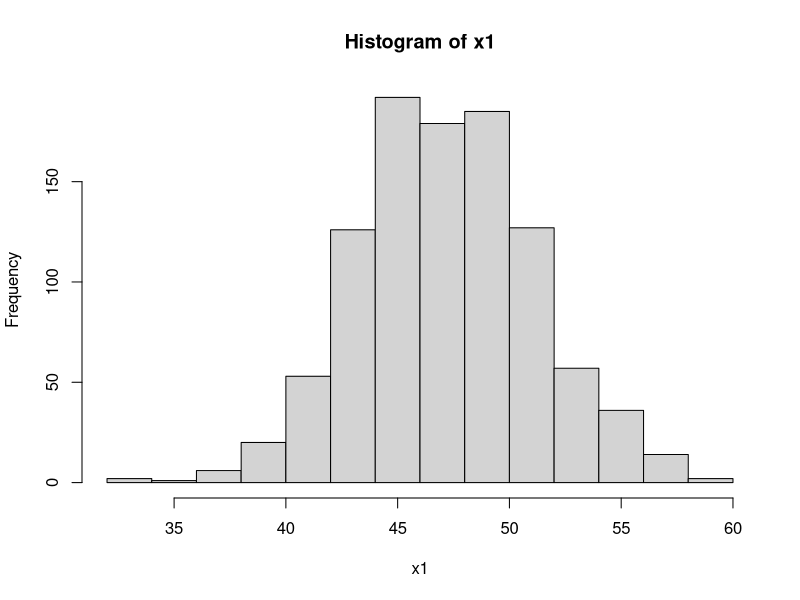
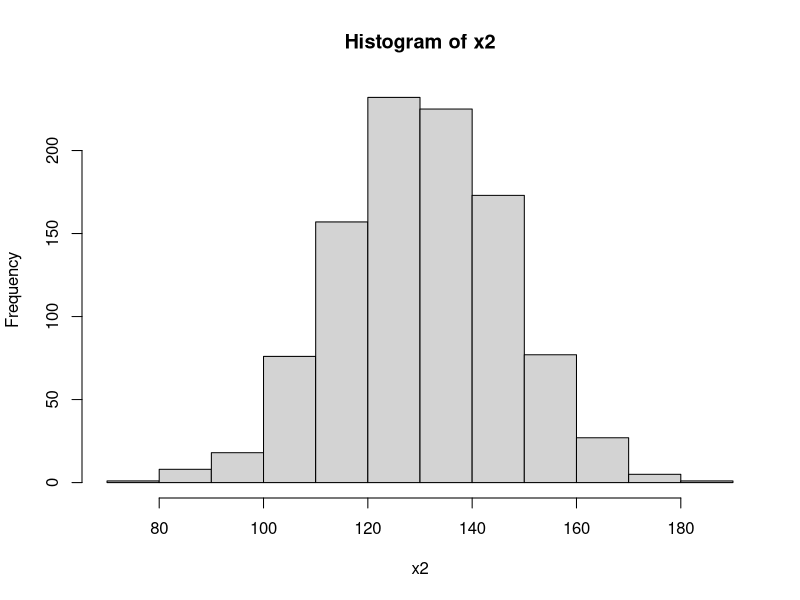
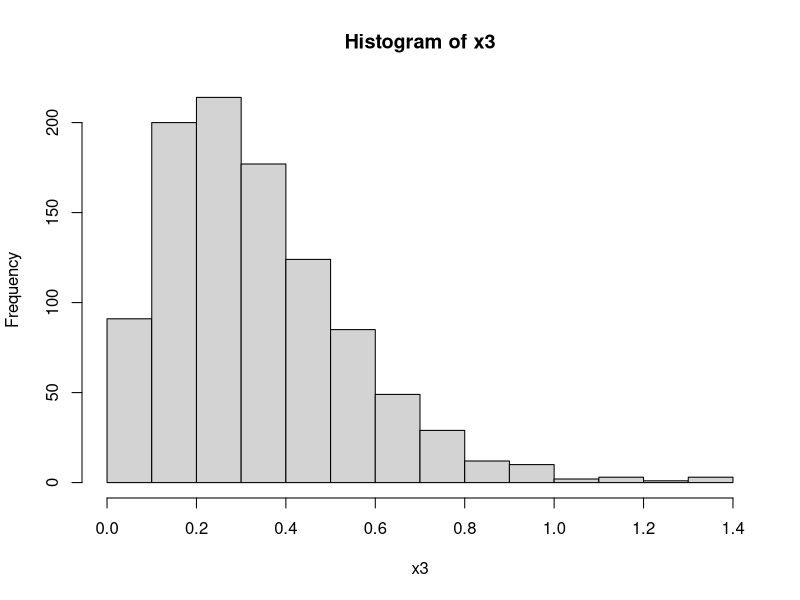
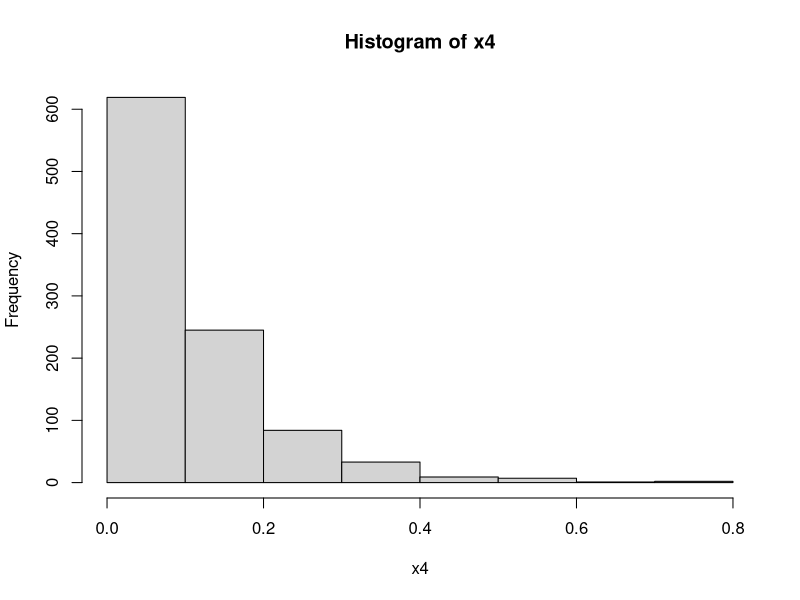
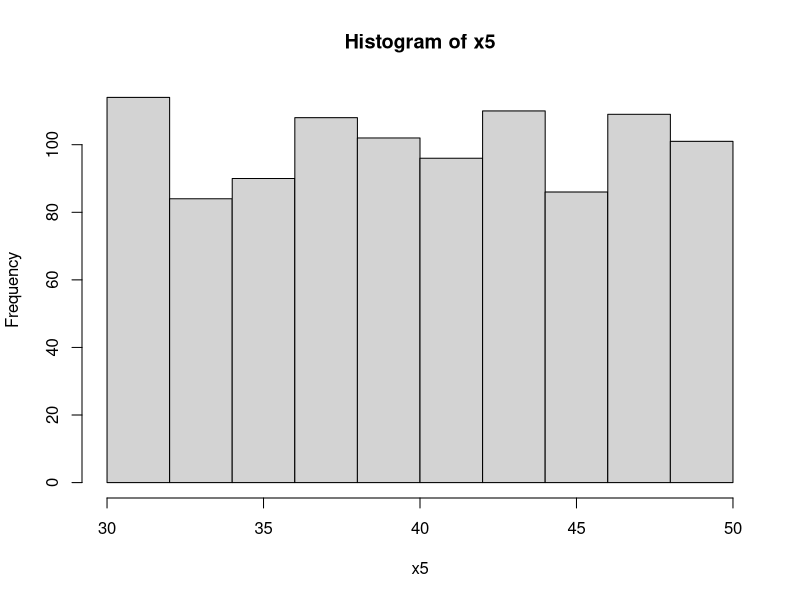
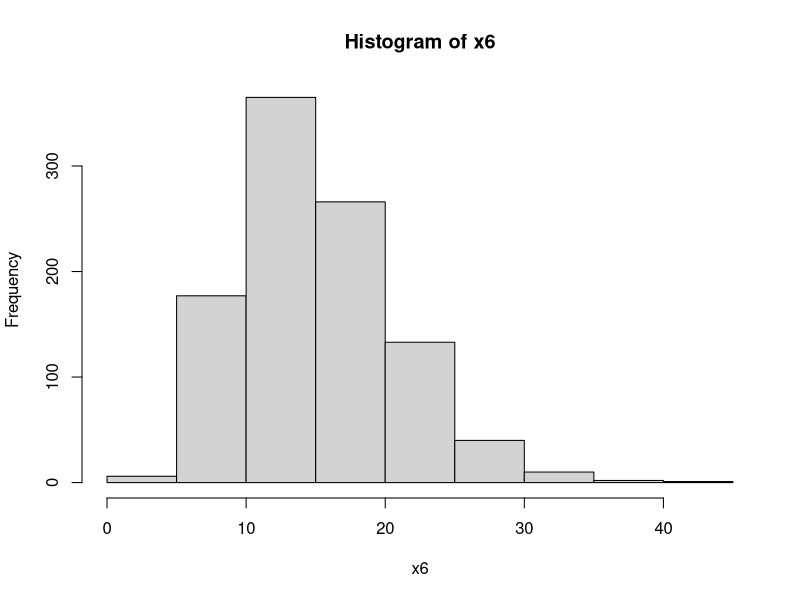
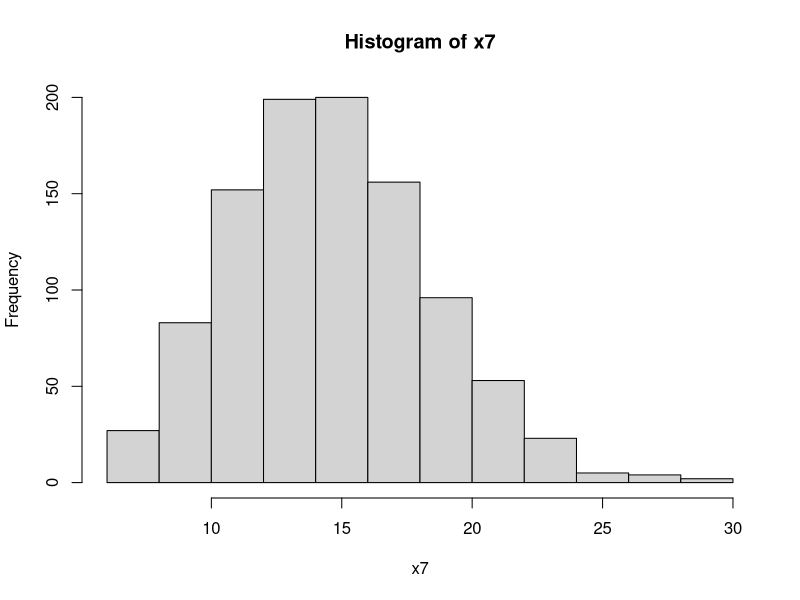
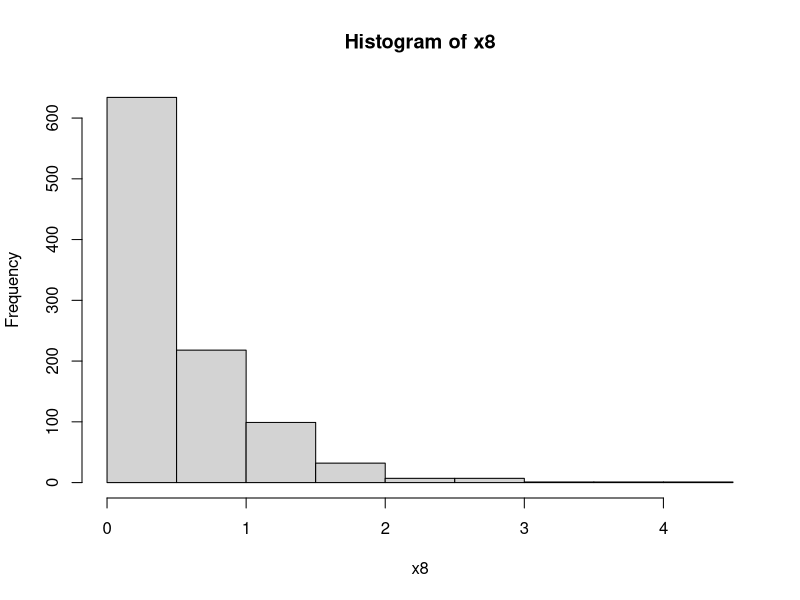

Write R code to recreate these figures, in order.
# Seed
set.seed(1456)

# Predictor Variables
x1 <- rnorm(1000, mean = rnorm(1, mean=54, sd=12), sd = rnorm(1, mean=4, sd=2))
hist(x1)

x2 <- rnorm(1000, 131, 16)
hist(x2)

x3 <- rgamma(1000, shape = rnorm(1, 5, 2), rate = rnorm(1, 15, 5))
hist(x3)

x4 <- rexp(1000, rate = 10)
hist(x4)

x5 <- runif(1000, min = 30, max = 50)
hist(x5)

x6 <- rchisq(1000, 15)
hist(x6)

x7 <- rpois(1000, 15)
hist(x7)

x8 <- rexp(1000, 2)
hist(x8)

x9 <- rlogis(1000, location = 60, scale = 2)
hist(x9)

x10 <- rgamma(1000, shape = 2, rate = 4)
hist(x10)

# Predicted Variables

y1 <- x1 + x3 + x6 + x10 - x5 - x8
hist(y1)

y2 <- x2^2 + x5^2 + x6 + x7 - x9^2
hist(y2)

y3 <- x1^3 + x8^4 + x10^2 - x2^3 - x7
hist(y3)

y4 <- (log(x1 + x9) - sin(x8^3))/x2 + x1
hist(y4)

df <- data.frame(x1, x2, x3, x4, x5, x6, x7, x8, x9, x10, y1, y2, y3, y4)

